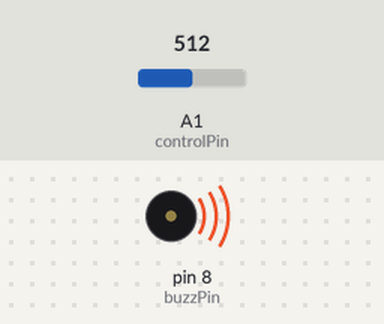
Bench run of a sketch on a simulated Arduino Uno, built with avr-gcc and run on an emulated ATmega328P. On the bench: buzzer (waves = sounding). The test bench sets the inputs (shaded band); at power-on: A1 (controlPin) = 512.

Above: at 0.1 s.
Timing chart, 0 to 1.6 s (numbered marks = the images above):
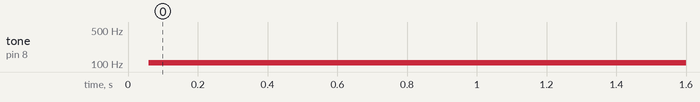

Measured:
- by itself, tone on pin 8 (buzzPin): silent → 106 Hz at 0.06 s

The sketch:

passBuzz.ino
```cpp
int buzzPin = 8;
int myNumber = 0;
int dl2 = 0;
int po = 0;
int controlPin = A1;

void setup() {
  // put your setup code here, to run once:
  Serial.begin(9600);
  pinMode(buzzPin, OUTPUT);
  pinMode(controlPin, INPUT);
}

void sound(int delayTime) {
  digitalWrite(buzzPin, HIGH);
  delayMicroseconds(delayTime);
  digitalWrite(buzzPin, LOW);
    delayMicroseconds(delayTime);
}

void loop() {
  po =  analogRead(controlPin);
  dl2 = 60 + (9940/ 1023) * po;
  digitalWrite(buzzPin, HIGH);
  delayMicroseconds(dl2);
  digitalWrite(buzzPin, LOW);
  delayMicroseconds(dl2);
}
```
